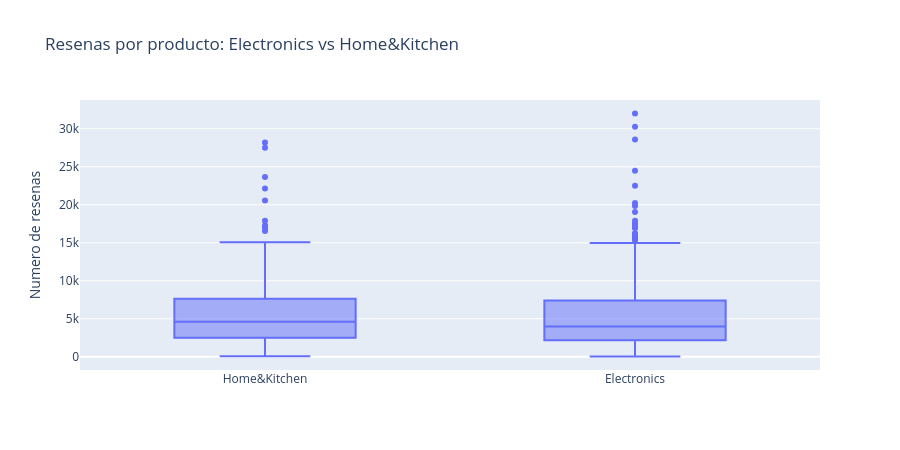

Write notebook code for a chart like this one.
### Markdown cell above
### Reto 1 — Formula y valida TU propia afirmación

Inventa una afirmación sobre el dataset que suene razonable (ej. "los productos de Electronics tienen más reseñas que los de Home"). Genera la visualización que la valide o refute, y decide con evidencia.

### Code cell
# RETO 1
# AFIRMACION: "Los productos de Electronics tienen mas resenas que los de Home&Kitchen,
#              porque es la categoria mas grande del catalogo."
from scipy import stats

elec = df[df["category"] == "Electronics"]["rating_count"]
home = df[df["category"] == "Home&Kitchen"]["rating_count"]

fig = px.box(df[df["category"].isin(["Electronics", "Home&Kitchen"])],
             x="category", y="rating_count",
             title="Resenas por producto: Electronics vs Home&Kitchen",
             labels={"category": "", "rating_count": "Numero de resenas"})
fig.update_layout(height=450)
fig.show()

print(f"Electronics   -> n={len(elec)}, media={elec.mean():.1f}, mediana={elec.median():.0f}")
print(f"Home&Kitchen  -> n={len(home)}, media={home.mean():.1f}, mediana={home.median():.0f}")

u, p = stats.mannwhitneyu(elec, home)
print(f"\nMann-Whitney p-valor = {p:.4f}")
print("\nOJO: el TOTAL de resenas de Electronics si es mayor,")
print("  Electronics :", f"{elec.sum():,.0f}", "resenas en total")
print("  Home&Kitchen:", f"{home.sum():,.0f}", "resenas en total")
print("...pero eso solo refleja que tiene mas productos, no mas atencion por producto.")

### Figure 1 — Plotly figure (JSON) as saved in the notebook; plotly's stock layout.template omitted (floating-point values rounded to 4 significant figures; data arrays with more than 128 entries replaced by an {"elided": "..."} marker saying what was removed)
{"data": [{"alignmentgroup": "True", "hovertemplate": "=%{x}<br>Numero de resenas=%{y}<extra></extra>", "legendgroup": "", "marker": {"color": "#636efa"}, "name": "", "notched": false, "offsetgroup": "", "orientation": "v", "showlegend": false, "type": "box", "x": {"elided": "815 str values"}, "x0": " ", "xaxis": "x", "y": {"elided": "815 float values"}, "y0": " ", "yaxis": "y"}], "layout": {"boxmode": "group", "height": 450, "legend": {"tracegroupgap": 0}, "title": {"text": "Resenas por producto: Electronics vs Home&Kitchen"}, "xaxis": {"anchor": "y", "domain": [0.0, 1.0], "title": {"text": ""}}, "yaxis": {"anchor": "x", "domain": [0.0, 1.0], "title": {"text": "Numero de resenas"}}}}
